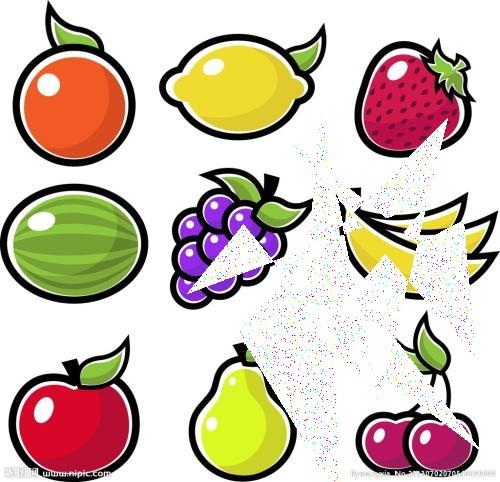
#> input picture backup/testCrop.jpg, 500 x 482 px
$ python -i get_shape.py   (imports and definitions only)   (older library calls are emulated)
#> lines starting #> are read from the running program, lines starting #| are printed output that depends on the picture; after the words box and inside, x2 and y2 are one past the last pixel; in counts of white or black regions, pixels touching at a corner belong together
#> further down, picture is the input picture: shape (482, 500, 3); mean B, G, R 177.2, 192, 207.6
'''
lanhuage: python
Descripttion:
version: beta
Author: xiaoshuyui
Date: 2020-06-09 16:31:45
LastEditors: xiaoshuyui
LastEditTime: 2021-02-19 16:45:16
'''
import cv2
import numpy as np

# from .getArea import getAreaOfPolyGonbyVector

currentCV_version = cv2.__version__  #str


def get_approx(img, contour, length_p=0.1):
    """获取逼近多边形

    :param img: 处理图片
    :param contour: 连通域
    :param length_p: 逼近长度百分比
    """
    img_adp = img.copy()
    # 逼近长度计算
    epsilon = length_p * cv2.arcLength(contour, True)
    # 获取逼近多边形
    approx = cv2.approxPolyDP(contour, epsilon, True)

    return approx


def getBinary(img_or_path, minConnectedArea=20):
#> called with minConnectedArea = 20
    if isinstance(img_or_path, str):
        i = cv2.imread(img_or_path)
    elif isinstance(img_or_path, np.ndarray):
        i = img_or_path
    else:
        raise TypeError('Input type error')

    if len(i.shape) == 3:
        img_gray = cv2.cvtColor(i, cv2.COLOR_BGR2GRAY)
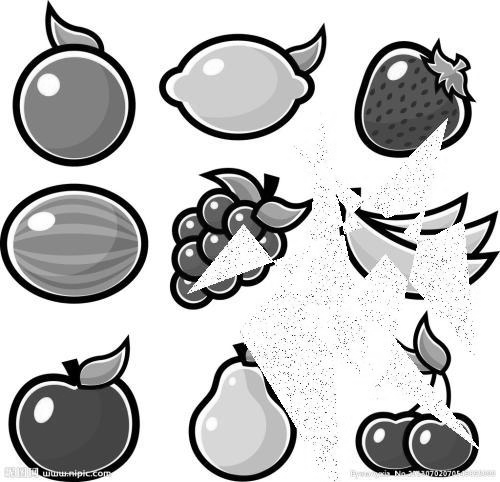
#> img_gray: shape (482, 500); min 0, max 255, mean 195

    else:
        img_gray = i

    ret, img_bin = cv2.threshold(img_gray, 127, 255, cv2.THRESH_BINARY)
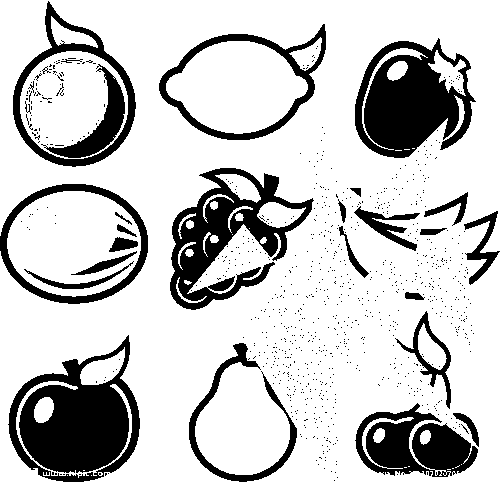
#> img_bin: shape (482, 500); 78.3% white; 906 black regions (878 under 20 px), largest, box (x1, y1, x2, y2) and area: (8, 335, 140, 482) 10780, (355, 38, 476, 158) 8779, (170, 168, 314, 310) 7874

    _, labels, stats, centroids = cv2.connectedComponentsWithStats(img_bin)
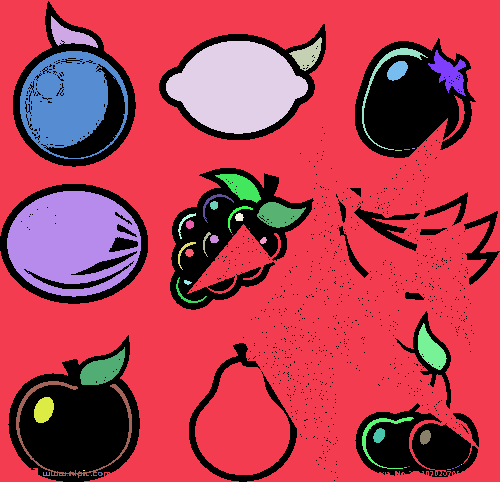
#> labels: shape (482, 500) int32; 48 distinct labels, from 0 to 47; one colour per label, 0 black
#> stats = 48 rows, first 6: [0, 1, 500, 481, 52389], [0, 0, 500, 482, 154054], [51, 16, 47, 32, 621], [289, 37, 33, 34, 511], [166, 41, 142, 93, 9122], [362, 48, 66, 102, 505]; centroids = 48 pairs, first value 43.4 to 461, second value 35.27 to 475
    # print(stats.shape)
    for index in range(1, stats.shape[0]):
        if stats[index][4] < minConnectedArea or stats[index][4] < 0.1 * (
                stats[index][2] * stats[index][3]):
            labels[labels == index] = 0
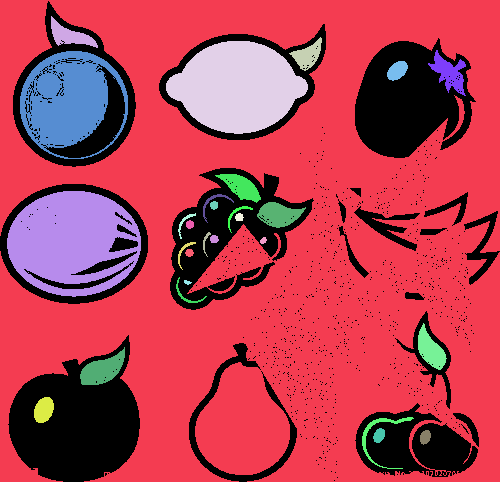
#> labels: shape (482, 500) int32; 30 distinct labels, from 0 to 36; one colour per label, 0 black

    labels[labels != 0] = 1
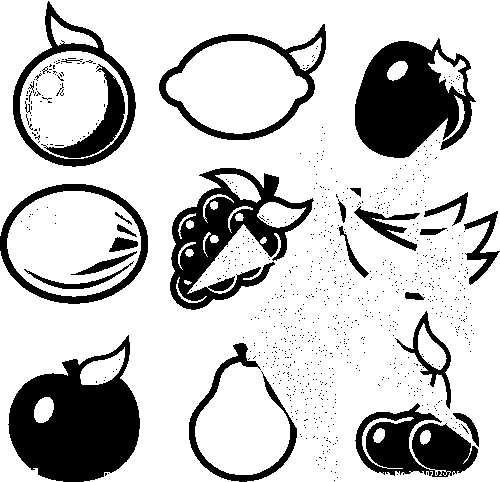
#> labels: shape (482, 500) int32; values 0 (black) and 1 (white), 77.6% white; 901 black regions (873 under 20 px), largest, box (x1, y1, x2, y2) and area: (8, 335, 140, 482) 11761, (355, 38, 476, 158) 9300, (170, 168, 314, 310) 7876

    img_bin = np.array(img_bin * labels).astype(np.uint8)
#> img_bin: shape (482, 500); 77.6% white; 901 black regions (873 under 20 px)
    # print(img_bin.shape)

    return i, img_bin


def getRegion(img, img_bin):

    img_bin, contours, hierarchy = cv2.findContours(img_bin, cv2.RETR_LIST,
                                                    cv2.CHAIN_APPROX_SIMPLE)

    region = get_approx(img, contours[0], 0.002)
    return region


def getMultiRegion(img, img_bin):
    """
    for multiple objs in same class
    """
    # tmp = currentCV_version.split('.')
    if float(currentCV_version[0:3]) < 3.5:
        img_bin, contours, hierarchy = cv2.findContours(
            img_bin, cv2.RETR_LIST, cv2.CHAIN_APPROX_SIMPLE)
    else:
        contours, hierarchy = cv2.findContours(img_bin, cv2.RETR_LIST,
                                               cv2.CHAIN_APPROX_SIMPLE)
#> contours = 1082 contours, 1030 with area under 20; largest, box (x1, y1, x2, y2) and area: (0, 0, 500, 482) 209197, (12, 0, 137, 168) 13334, (158, 23, 327, 141) 12894, (7, 191, 141, 297) 10950, (354, 37, 477, 159) 10611
    # print(contours)
    # print(len(contours))
    regions = []
    if len(contours) >= 1:
        for i in range(0, len(contours)):
            if i != []:
                # print(len(contours[i]))
                region = get_approx(img, contours[i], 0.002)
                # print(region)
                if region.shape[0] > 3:
                    regions.append(region)
#> this loop made 1082 passes
#> (epsilon in get_approx, region) on passes 1, 2, 3, 5, 10, 11, 12, 13, 14, 15, 16, 17: (0.0113, [[333, 480], [334, 479], [335, 480], [334, 481]]), (0.0113, [[336, 477], [337, 476], [338, 477], [337, 478]]), (0.0113, [[396, 474], [397, 473], [398, 474], [397, 475]]), (0.0113, [[107, 473], [108, 472], [109, 473], [108, 474]]), (0.0113, [[334, 472], [335, 471], [336, 472], [335, 473]]), (0.0113, [[330, 471], [331, 470], [332, 471], [331, 472]]), (0.0113, [[323, 468], [324, 467], [325, 468], [324, 469]]), (0.0113, [[335, 464], [336, 463], [337, 464], [336, 465]]), (0.0113, [[317, 464], [318, 463], [319, 464], [318, 465]]), (0.0113, [[335, 461], [336, 460], [337, 461], [336, 462]]), (0.0113, [[324, 460], [325, 459], [326, 460], [325, 461]]), (0.0113, [[315, 460], [316, 459], [317, 460], [316, 461]])
#> region on passes 61, 62, 63, 65, 67, 68: [[455, 422], [456, 421], [457, 422], [456, 423]], [[314, 422], [315, 421], [316, 422], [315, 423]], [[320, 421], [321, 420], [322, 421], [321, 422]], [[315, 419], [316, 418], [317, 419], [316, 420]], [[295, 419], [296, 418], [297, 419], [296, 420]], [[450, 418], [451, 417], [452, 418], [451, 419]]
#> after the loop, regions = 1082 contours, 1030 with area under 20; largest, box (x1, y1, x2, y2) and area: (0, 0, 500, 482) 211989, (12, 0, 137, 168) 13329, (158, 23, 326, 141) 12850, (7, 191, 141, 297) 10974, (354, 37, 477, 159) 10572

        return regions
    else:
        return []


def process(oriImg):
    img, img_bin = getBinary(oriImg)

    return getMultiRegion(img, img_bin)

>>> import cv2
>>> picture = cv2.imread('../../../backup/testCrop.jpg')
>>> result = process(picture)
#> result has the same summary as regions in getMultiRegion

$ run again, on backup/combine.png
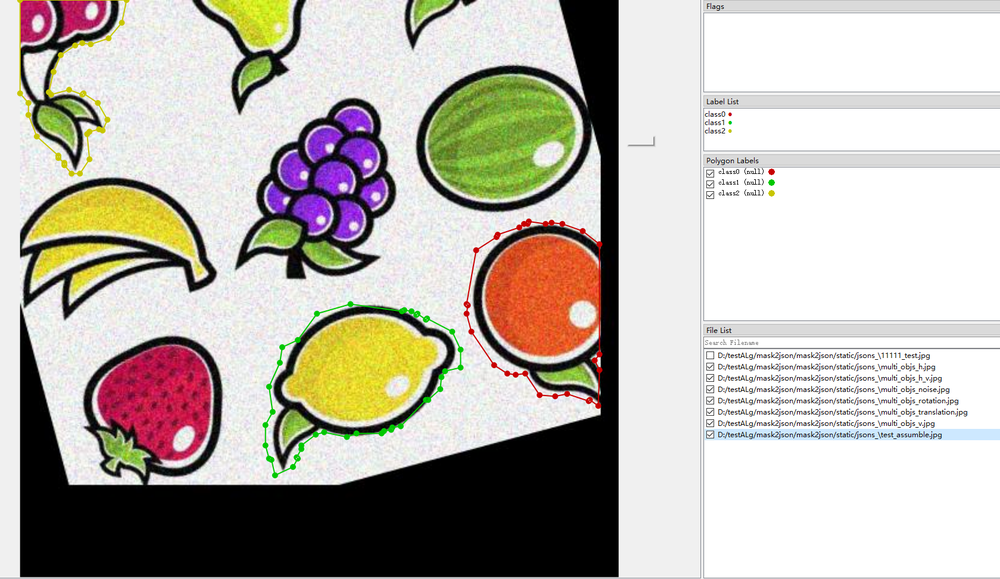
#> input picture backup/combine.png, 1000 x 579 px, shrunk from 1679 x 972 before the run
#> picture is the input picture: shape (579, 1000, 3); mean B, G, R 170.7, 179.3, 184.7
#> stats = 206 rows, first 6: [20, 0, 980, 577, 149800], [0, 0, 1000, 579, 371004], [58, 0, 53, 42, 380], [202, 0, 95, 53, 3220], [410, 0, 43, 34, 672], [85, 2, 14, 18, 195]; centroids = 206 pairs, first value 37.35 to 600, second value 10.45 to 458.5
#> after the loop in getBinary, `for index in range(1, stats.shape[0]):`:
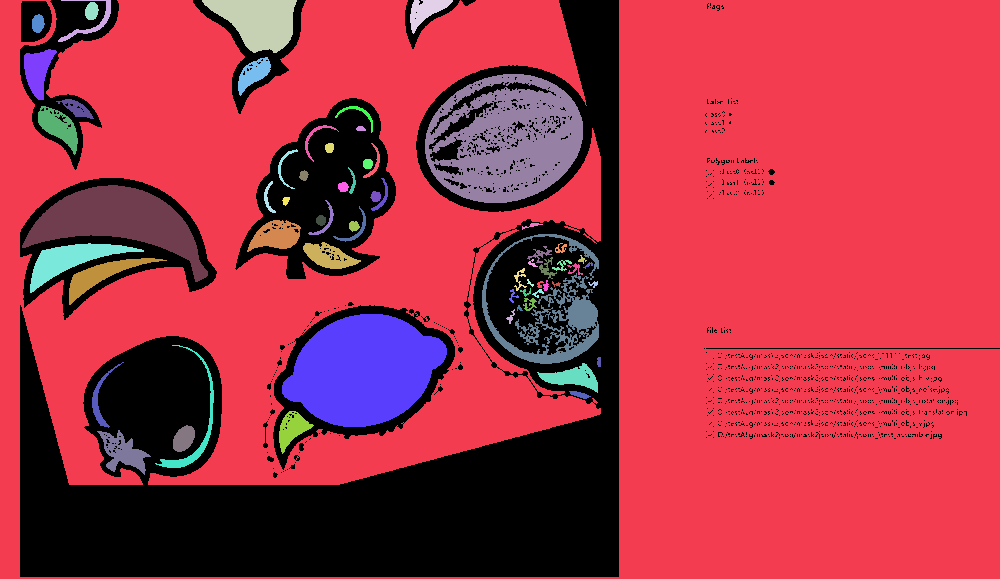
#> labels: shape (579, 1000) int32; 66 distinct labels, from 0 to 204; one colour per label, 0 black
#> in getBinary, `labels[labels != 0] = 1`:
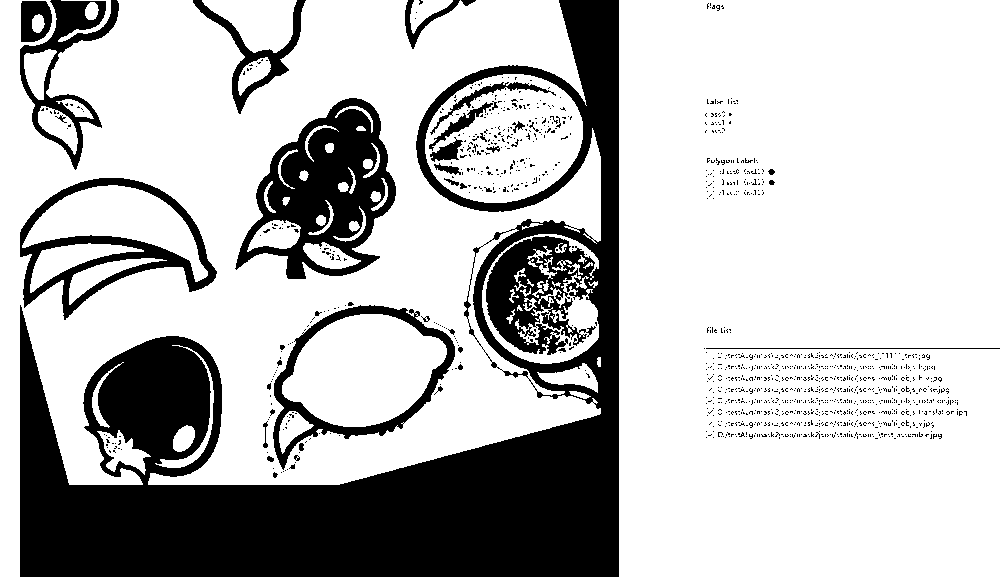
#> labels: shape (579, 1000) int32; values 0 (black) and 1 (white), 74% white; 1334 black regions (1291 under 20 px), largest, box (x1, y1, x2, y2) and area: (20, 0, 619, 577) 110561, (235, 98, 396, 279) 14231, (20, 178, 217, 320) 6190
#> contours = 1939 contours, 1827 with area under 20; largest, box (x1, y1, x2, y2) and area: (0, 0, 1000, 579) 425394, (272, 304, 456, 471) 18714, (234, 97, 397, 280) 18483, (19, 177, 218, 321) 17229, (425, 74, 583, 203) 15723
#> the loop in getMultiRegion, `for i in range(0, len(contours)):` made 1939 passes
#> (epsilon in get_approx, region) on passes 1, 3, 4, 5, 6, 7, 9: (0.0113, [[280, 472], [281, 471], [282, 472], [281, 473]]), (0.0113, [[282, 471], [283, 470], [284, 471], [283, 472]]), (0.0113, [[284, 470], [285, 469], [286, 470], [285, 471]]), (0.0113, [[286, 469], [287, 468], [288, 469], [287, 470]]), (0.0113, [[288, 468], [289, 467], [290, 468], [289, 469]]), (0.0113, [[272, 468], [273, 467], [274, 468], [273, 469]]), (0.0113, [[294, 462], [295, 461], [296, 462], [295, 463]])
#> after the loop in getMultiRegion, `for i in range(0, len(contours)):`: regions = 1939 contours, 1827 with area under 20; largest, box (x1, y1, x2, y2) and area: (0, 0, 1000, 579) 430388, (272, 304, 456, 470) 18648, (234, 97, 397, 280) 18380, (19, 177, 218, 321) 17144, (425, 74, 583, 203) 15746
#> result has the same summary as regions in getMultiRegion
